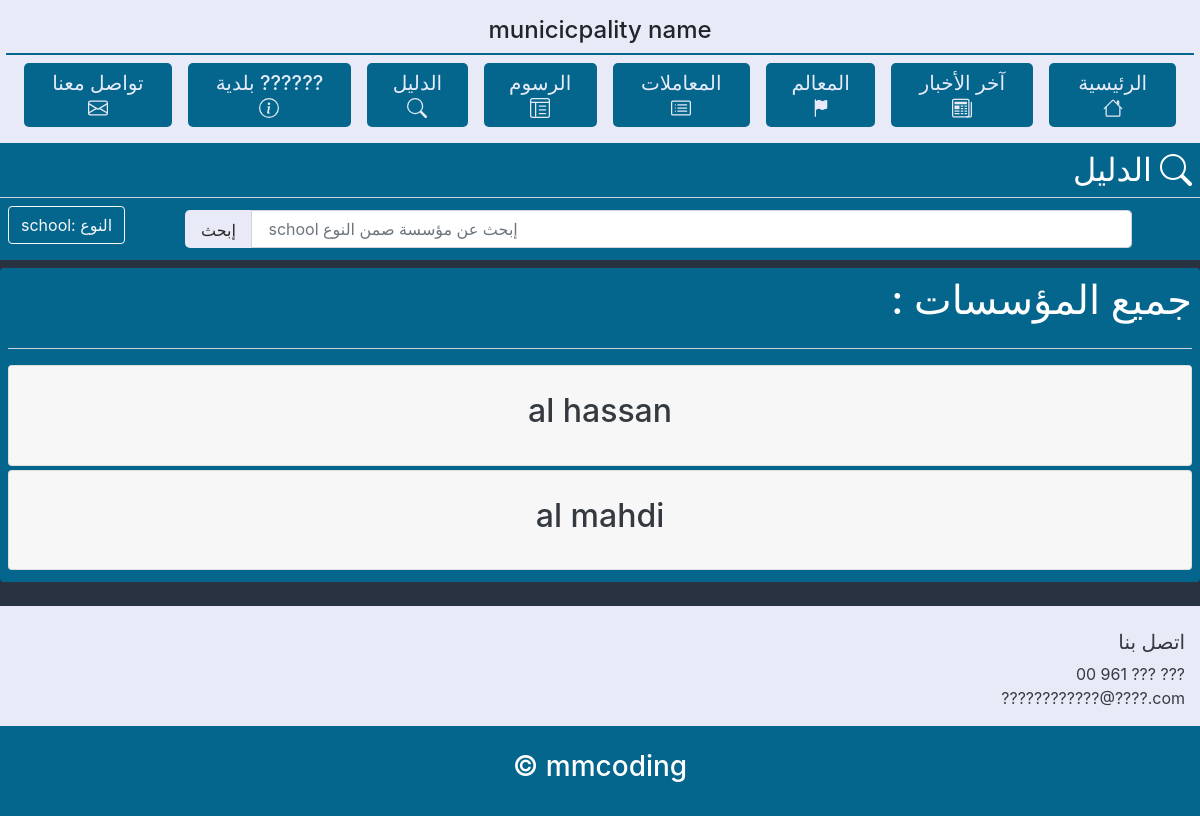
The app's page /dalil/2/2/ with its own data.
### website/models.py (models this page shows, shortened)
class CompanyType(models.Model):
    company_type_title =            models.CharField(max_length=128)
    section =                       models.ForeignKey(CompanySection,  on_delete=models.CASCADE, null=True, blank=True,related_name='type')
    company_type_date =                 models.DateTimeField(default=datetime.now, blank=True, null=True)
    madetby=models.ForeignKey(User,blank=True,null=True,on_delete=models.CASCADE,related_name='companytype')

class Company(models.Model):
    company_title =                 models.CharField(max_length=128)
    company_location =              models.CharField(max_length=200, default='municipality location')
    company_tell =                  models.CharField(max_length=128, blank=True, null=True)
    type =                          models.ForeignKey(CompanyType,  on_delete=models.CASCADE, null=True, blank=True,related_name='company')
    company_date =                 models.DateTimeField(default=datetime.now, blank=True, null=True)
    madetby=models.ForeignKey(User,blank=True,null=True,on_delete=models.CASCADE,related_name='company')

### website/views.py (the view)
# urls.py: path('dalil/<int:id>/<int:pk>/', dalil_detail_detail_view, name='dalildetaildetail'),#dalil_company_view
def dalil_detail_detail_view(request,id,pk):
    q=0
    query =request.GET.get("search")
    try:
        thetype=CompanyType.objects.get(id=pk)
    except :
        messages.warning(request,'حدث خطأ')
    companys=Company.objects.filter(type=thetype)
    if query:
        companys=companys.filter(company_title__icontains=query)
        if not companys.last():
            messages.warning(request,'لا يوجد نتيجة لبحثكم')
            q=1
    context={
        'q':q,
        'query':query,
        'companys':companys,
        'thetype':thetype,
    }
    return render(request,'dalil/dalil_detail_detail_view.html',context)

### templates/Dalil/dalil_detail_detail_view.html (shortened to what this page needs)
{% extends 'base.html' %}
{% load static %}
{% block content %}
<div class="bac1  d-flex justify-content-end ">
    <h2 class="m-2 text-white">الدليل</h2>
</div>
<div class="d-flex justify-content-between bac1 flex-wrap text-white p-2">
        <a href="../"><h4 class="btn btn-outline-light"> {{thetype.company_type_title}}: النوع </h4></a>
    <div style="width: 80%;" class="mx-auto my-auto mb-1 ">
        <form action="" method="GET">
            <div class="input-group ">
                <div class="input-group-prepend">
                    <button class="button button1" style="border-radius: 0%;border-top-left-radius: 5px;border-bottom-left-radius: 5px;height: 38px;" type="submit" value="submit" id="button-addon1">إبحث</button>
                </div>
                <input type="text" name="search" class="form-control" placeholder=" {{thetype.company_type_title}} إبحث عن مؤسسة صمن النوع  " >
            </div>
        </form>
    </div>
</div>
<div class="bac1 p-2 m-2  rounded d-felx justify-content-center mx-auto" s>
    {% if query and not q %}
    <div class="d-flex justify-content-end flex-wrap-reverse">
        <h1 class="text-white text-right h1">  <span class="text-right">' {{query}}'</span> بعض النتائج حول</h1>
    </div>
    {% elif not q %}
    <div class="d-flex justify-content-end">
        <h1 class="text-white h1"> :  جميع المؤسسات </h1>
    </div>
    {% endif %}
<hr class="bac2">
{% for company in companys %}
    <div class="accordion mx-auto my-1"  >
        <div class="card">
            <div class="card-header" id="headingOne">
            <h2 class="mb-0">
                <button class="btn btn-link btn-block text-center" type="button" data-toggle="collapse" data-target="#collapseOne{{company.id}}" aria-expanded="true" aria-controls="collapseOne">
                <div class="mx-auto btn  text-dark"><h2>{{company.company_title}}</h2></div>
                </button>
            </h2>
            </div>
        </div>
    </div>
    {% endfor %}
</div>
{% endblock %}

### templates/base.html (style rules this page uses)
html { scroll-behavior: smooth; }
.button { border: none; color: #E8EBF7; padding: 8px 16px; text-align: center; text-decoration: none; display: inline-block; transition-duration: 0.4s; cursor: pointer; border-radius: 5px; }
.button1 { background-color: #E8EBF7; color: #262626; }
.bac1 { background: #05668D; }
.bac2 { background: #E8EBF7; }

### records on screen
CompanyType: company_type_title "school", search "school إبحث عن مؤسسة صمن النوع"
Company: company_title "al hassan"
Company: company_title "al mahdi"
